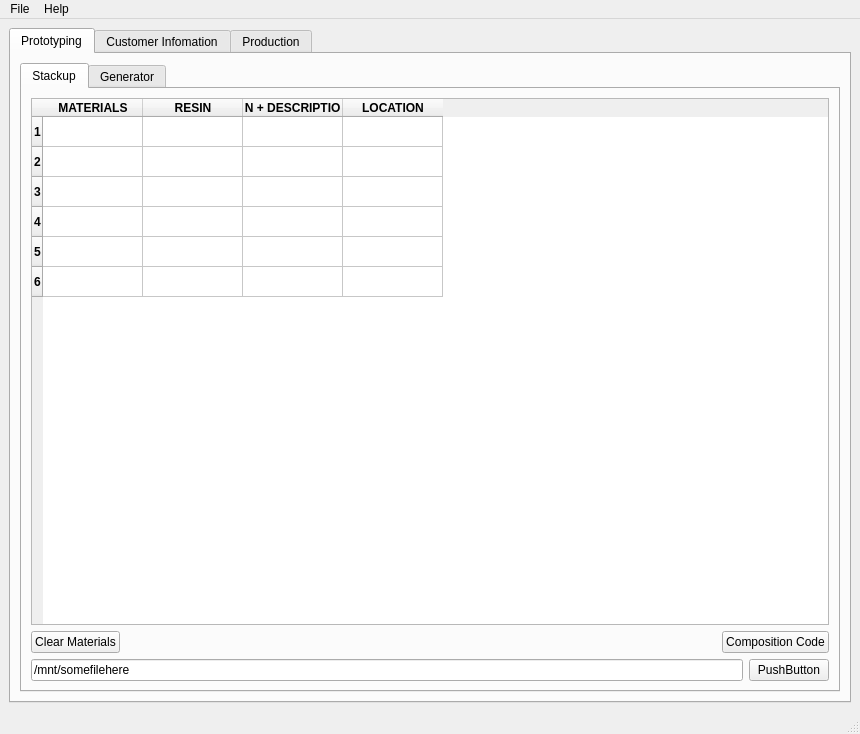
<?xml version="1.0" encoding="UTF-8"?>
<ui version="4.0">
 <class>MainWindow</class>
 <widget class="QMainWindow" name="MainWindow">
  <property name="enabled">
   <bool>true</bool>
  </property>
  <property name="geometry">
   <rect>
    <x>0</x>
    <y>0</y>
    <width>860</width>
    <height>734</height>
   </rect>
  </property>
  <property name="baseSize">
   <size>
    <width>0</width>
    <height>0</height>
   </size>
  </property>
  <property name="windowTitle">
   <string>MainWindow</string>
  </property>
  <widget class="QWidget" name="centralwidget">
   <layout class="QVBoxLayout" name="verticalLayout_12">
    <item>
     <widget class="QTabWidget" name="mainTabWidget">
      <property name="currentIndex">
       <number>0</number>
      </property>
      <widget class="QWidget" name="PrototypingTab">
       <attribute name="title">
        <string>Prototyping</string>
       </attribute>
       <layout class="QVBoxLayout" name="verticalLayout">
        <item>
         <widget class="QTabWidget" name="StackupGeneratorTabWidget">
          <property name="currentIndex">
           <number>0</number>
          </property>
          <widget class="QWidget" name="StackupTab1">
           <attribute name="title">
            <string>Stackup</string>
           </attribute>
           <layout class="QVBoxLayout" name="verticalLayout_3">
            <item>
             <layout class="QHBoxLayout" name="horizontalLayout_2">
              <item>
               <widget class="QTableWidget" name="tableWidget_8">
                <property name="maximumSize">
                 <size>
                  <width>16777215</width>
                  <height>16777215</height>
                 </size>
                </property>
                <property name="sizeIncrement">
                 <size>
                  <width>0</width>
                  <height>0</height>
                 </size>
                </property>
                <property name="baseSize">
                 <size>
                  <width>0</width>
                  <height>0</height>
                 </size>
                </property>
                <property name="layoutDirection">
                 <enum>Qt::LeftToRight</enum>
                </property>
                <property name="autoFillBackground">
                 <bool>false</bool>
                </property>
                <property name="frameShape">
                 <enum>QFrame::StyledPanel</enum>
                </property>
                <property name="sizeAdjustPolicy">
                 <enum>QAbstractScrollArea::AdjustToContents</enum>
                </property>
                <row>
                 <property name="text">
                  <string>1</string>
                 </property>
                 <property name="font">
                  <font>
                   <weight>75</weight>
                   <bold>true</bold>
                  </font>
                 </property>
                </row>
                <row>
                 <property name="text">
                  <string>2</string>
                 </property>
                 <property name="font">
                  <font>
                   <weight>75</weight>
                   <bold>true</bold>
                  </font>
                 </property>
                </row>
                <row>
                 <property name="text">
                  <string>3</string>
                 </property>
                 <property name="font">
                  <font>
                   <weight>75</weight>
                   <bold>true</bold>
                  </font>
                 </property>
                </row>
                <row>
                 <property name="text">
                  <string>4</string>
                 </property>
                 <property name="font">
                  <font>
                   <weight>75</weight>
                   <bold>true</bold>
                  </font>
                 </property>
                </row>
                <row>
                 <property name="text">
                  <string>5</string>
                 </property>
                 <property name="font">
                  <font>
                   <weight>75</weight>
                   <bold>true</bold>
                  </font>
                 </property>
                </row>
                <row>
                 <property name="text">
                  <string>6</string>
                 </property>
                 <property name="font">
                  <font>
                   <weight>75</weight>
                   <bold>true</bold>
                  </font>
                 </property>
                </row>
                <column>
                 <property name="text">
                  <string>MATERIALS</string>
                 </property>
                 <property name="font">
                  <font>
                   <weight>75</weight>
                   <bold>true</bold>
                  </font>
                 </property>
                </column>
                <column>
                 <property name="text">
                  <string>RESIN</string>
                 </property>
                 <property name="font">
                  <font>
                   <weight>75</weight>
                   <bold>true</bold>
                  </font>
                 </property>
                </column>
                <column>
                 <property name="text">
                  <string>PN + DESCRIPTION</string>
                 </property>
                 <property name="font">
                  <font>
                   <weight>75</weight>
                   <bold>true</bold>
                  </font>
                 </property>
                </column>
                <column>
                 <property name="text">
                  <string>LOCATION</string>
                 </property>
                 <property name="font">
                  <font>
                   <weight>75</weight>
                   <bold>true</bold>
                  </font>
                 </property>
                </column>
                <item row="0" column="0">
                 <property name="textAlignment">
                  <set>AlignCenter</set>
                 </property>
                </item>
                <item row="0" column="1">
                 <property name="text">
                  <string/>
                 </property>
                 <property name="textAlignment">
                  <set>AlignCenter</set>
                 </property>
                </item>
               </widget>
              </item>
             </layout>
            </item>
            <item>
             <layout class="QHBoxLayout" name="horizontalLayout_30">
              <property name="spacing">
               <number>10</number>
              </property>
              <item>
               <widget class="QPushButton" name="pushButton_5">
                <property name="text">
                 <string>Clear Materials</string>
                </property>
               </widget>
              </item>
              <item>
               <spacer name="horizontalSpacer">
                <property name="orientation">
                 <enum>Qt::Horizontal</enum>
                </property>
                <property name="sizeHint" stdset="0">
                 <size>
                  <width>40</width>
                  <height>20</height>
                 </size>
                </property>
               </spacer>
              </item>
              <item>
               <widget class="QPushButton" name="pushButton_4">
                <property name="text">
                 <string>Composition Code</string>
                </property>
               </widget>
              </item>
             </layout>
            </item>
            <item>
             <layout class="QHBoxLayout" name="horizontalLayout">
              <item>
               <widget class="QLineEdit" name="lineEdit">
                <property name="text">
                 <string>/mnt/somefilehere</string>
                </property>
               </widget>
              </item>
              <item>
               <widget class="QPushButton" name="pushButton_12">
                <property name="text">
                 <string>PushButton</string>
                </property>
               </widget>
              </item>
             </layout>
            </item>
           </layout>
          </widget>
          <widget class="QWidget" name="GeneratorTab2">
           <attribute name="title">
            <string>Generator</string>
           </attribute>
           <layout class="QVBoxLayout" name="verticalLayout_2">
            <item>
             <widget class="QTableWidget" name="tableWidget">
              <property name="enabled">
               <bool>false</bool>
              </property>
              <property name="maximumSize">
               <size>
                <width>16777215</width>
                <height>130</height>
               </size>
              </property>
              <property name="verticalScrollBarPolicy">
               <enum>Qt::ScrollBarAlwaysOff</enum>
              </property>
              <attribute name="horizontalHeaderDefaultSectionSize">
               <number>1000</number>
              </attribute>
              <row>
               <property name="text">
                <string>Stackup</string>
               </property>
               <property name="font">
                <font>
                 <weight>75</weight>
                 <bold>true</bold>
                </font>
               </property>
               <property name="textAlignment">
                <set>AlignCenter</set>
               </property>
              </row>
              <row>
               <property name="text">
                <string>Number of Plies</string>
               </property>
               <property name="font">
                <font>
                 <weight>75</weight>
                 <bold>true</bold>
                </font>
               </property>
               <property name="textAlignment">
                <set>AlignCenter</set>
               </property>
              </row>
              <row>
               <property name="text">
                <string>Composition Code</string>
               </property>
               <property name="font">
                <font>
                 <weight>75</weight>
                 <bold>true</bold>
                </font>
               </property>
               <property name="textAlignment">
                <set>AlignCenter</set>
               </property>
              </row>
              <column>
               <property name="text">
                <string/>
               </property>
              </column>
             </widget>
            </item>
            <item>
             <widget class="QScrollArea" name="scrollArea_2">
              <property name="widgetResizable">
               <bool>true</bool>
              </property>
              <widget class="QWidget" name="scrollAreaWidgetContents">
               <property name="geometry">
                <rect>
                 <x>0</x>
                 <y>0</y>
                 <width>742</width>
                 <height>413</height>
                </rect>
               </property>
               <layout class="QHBoxLayout" name="horizontalLayout_29">
                <item>
                 <widget class="QTableWidget" name="tableWidget_2">
                  <property name="enabled">
                   <bool>true</bool>
                  </property>
                  <property name="maximumSize">
                   <size>
                    <width>375</width>
                    <height>16777215</height>
                   </size>
                  </property>
                  <row>
                   <property name="text">
                    <string/>
                   </property>
                  </row>
                  <row>
                   <property name="text">
                    <string/>
                   </property>
                  </row>
                  <row>
                   <property name="text">
                    <string/>
                   </property>
                  </row>
                  <row>
                   <property name="text">
                    <string/>
                   </property>
                  </row>
                  <row>
                   <property name="text">
                    <string/>
                   </property>
                  </row>
                  <row>
                   <property name="text">
                    <string/>
                   </property>
                   <property name="font">
                    <font>
                     <kerning>true</kerning>
                    </font>
                   </property>
                  </row>
                  <row>
                   <property name="text">
                    <string/>
                   </property>
                  </row>
                  <row>
                   <property name="text">
                    <string/>
                   </property>
                  </row>
                  <row>
                   <property name="text">
                    <string/>
                   </property>
                  </row>
                  <row>
                   <property name="text">
                    <string/>
                   </property>
                  </row>
                  <row>
                   <property name="text">
                    <string/>
                   </property>
                  </row>
                  <row>
                   <property name="text">
                    <string/>
                   </property>
                  </row>
                  <row>
                   <property name="text">
                    <string/>
                   </property>
                  </row>
                  <row>
                   <property name="text">
                    <string/>
                   </property>
                  </row>
                  <row>
                   <property name="text">
                    <string/>
                   </property>
                  </row>
                  <row>
                   <property name="text">
                    <string/>
                   </property>
                  </row>
                  <column>
                   <property name="text">
                    <string>Material</string>
                   </property>
                   <property name="font">
                    <font>
                     <weight>75</weight>
                     <bold>true</bold>
                    </font>
                   </property>
                  </column>
                  <column>
                   <property name="text">
                    <string>Angle</string>
                   </property>
                   <property name="font">
                    <font>
                     <weight>75</weight>
                     <bold>true</bold>
                    </font>
                   </property>
                  </column>
                  <column>
                   <property name="text">
                    <string>Thickness</string>
                   </property>
                   <property name="font">
                    <font>
                     <weight>75</weight>
                     <bold>true</bold>
                    </font>
                   </property>
                  </column>
                 </widget>
                </item>
                <item>
                 <layout class="QVBoxLayout" name="verticalLayout_5">
                  <item>
                   <widget class="QPushButton" name="pushButton_3">
                    <property name="text">
                     <string>Send to Customer Information</string>
                    </property>
                   </widget>
                  </item>
                  <item>
                   <widget class="QPushButton" name="pushButton_2">
                    <property name="text">
                     <string>Calculate Thickness</string>
                    </property>
                   </widget>
                  </item>
                  <item>
                   <widget class="QPushButton" name="pushButton">
                    <property name="text">
                     <string>Clear Stackup</string>
                    </property>
                   </widget>
                  </item>
                  <item>
                   <spacer name="verticalSpacer">
                    <property name="orientation">
                     <enum>Qt::Vertical</enum>
                    </property>
                    <property name="sizeHint" stdset="0">
                     <size>
                      <width>20</width>
                      <height>40</height>
                     </size>
                    </property>
                   </spacer>
                  </item>
                 </layout>
                </item>
               </layout>
              </widget>
             </widget>
            </item>
           </layout>
          </widget>
         </widget>
        </item>
       </layout>
      </widget>
      <widget class="QWidget" name="CustomerInformation">
       <attribute name="title">
        <string>Customer Infomation</string>
       </attribute>
       <layout class="QVBoxLayout" name="verticalLayout_13">
        <item>
         <layout class="QVBoxLayout" name="verticalLayout_9">
          <item>
           <widget class="QTableWidget" name="tableWidget_3">
            <row>
             <property name="text">
              <string>1</string>
             </property>
            </row>
            <row>
             <property name="text">
              <string>2</string>
             </property>
            </row>
            <row>
             <property name="text">
              <string>3</string>
             </property>
            </row>
            <row>
             <property name="text">
              <string>4</string>
             </property>
            </row>
            <row>
             <property name="text">
              <string>5</string>
             </property>
            </row>
            <row>
             <property name="text">
              <string>6</string>
             </property>
            </row>
            <row>
             <property name="text">
              <string>7</string>
             </property>
            </row>
            <row>
             <property name="text">
              <string>8</string>
             </property>
            </row>
            <row>
             <property name="text">
              <string>9</string>
             </property>
            </row>
            <row>
             <property name="text">
              <string>10</string>
             </property>
            </row>
            <row>
             <property name="text">
              <string>11</string>
             </property>
            </row>
            <row>
             <property name="text">
              <string>12</string>
             </property>
            </row>
            <row>
             <property name="text">
              <string>13</string>
             </property>
            </row>
            <row>
             <property name="text">
              <string>14</string>
             </property>
            </row>
            <row>
             <property name="text">
              <string>15</string>
             </property>
            </row>
            <row>
             <property name="text">
              <string>16</string>
             </property>
            </row>
            <row>
             <property name="text">
              <string>17</string>
             </property>
            </row>
            <row>
             <property name="text">
              <string>18</string>
             </property>
            </row>
            <row>
             <property name="text">
              <string>19</string>
             </property>
            </row>
            <row>
             <property name="text">
              <string>20</string>
             </property>
            </row>
            <column>
             <property name="text">
              <string>Client</string>
             </property>
             <property name="font">
              <font>
               <weight>75</weight>
               <bold>true</bold>
              </font>
             </property>
            </column>
            <column>
             <property name="text">
              <string>Part</string>
             </property>
             <property name="font">
              <font>
               <weight>75</weight>
               <bold>true</bold>
              </font>
             </property>
            </column>
            <column>
             <property name="text">
              <string>Target Parts</string>
             </property>
             <property name="font">
              <font>
               <weight>75</weight>
               <bold>true</bold>
              </font>
             </property>
            </column>
            <column>
             <property name="text">
              <string>Plies</string>
             </property>
             <property name="font">
              <font>
               <weight>75</weight>
               <bold>true</bold>
              </font>
             </property>
            </column>
            <column>
             <property name="text">
              <string>Stackup</string>
             </property>
             <property name="font">
              <font>
               <weight>75</weight>
               <bold>true</bold>
              </font>
             </property>
            </column>
            <column>
             <property name="text">
              <string>Length</string>
             </property>
             <property name="font">
              <font>
               <weight>75</weight>
               <bold>true</bold>
              </font>
             </property>
            </column>
            <column>
             <property name="text">
              <string>Width</string>
             </property>
             <property name="font">
              <font>
               <weight>75</weight>
               <bold>true</bold>
              </font>
             </property>
            </column>
            <column>
             <property name="text">
              <string>Parts/Length</string>
             </property>
             <property name="font">
              <font>
               <weight>75</weight>
               <bold>true</bold>
              </font>
             </property>
            </column>
            <column>
             <property name="text">
              <string>Parts/Width</string>
             </property>
             <property name="font">
              <font>
               <weight>75</weight>
               <bold>true</bold>
              </font>
             </property>
            </column>
            <column>
             <property name="text">
              <string>Length Margin</string>
             </property>
             <property name="font">
              <font>
               <weight>75</weight>
               <bold>true</bold>
              </font>
             </property>
            </column>
            <column>
             <property name="text">
              <string>Width Margin</string>
             </property>
             <property name="font">
              <font>
               <weight>75</weight>
               <bold>true</bold>
              </font>
             </property>
            </column>
            <column>
             <property name="text">
              <string>Panel Length</string>
             </property>
             <property name="font">
              <font>
               <weight>75</weight>
               <bold>true</bold>
              </font>
             </property>
            </column>
            <column>
             <property name="text">
              <string>Panel Width</string>
             </property>
             <property name="font">
              <font>
               <weight>75</weight>
               <bold>true</bold>
              </font>
             </property>
            </column>
            <column>
             <property name="text">
              <string>Compostion Code</string>
             </property>
             <property name="font">
              <font>
               <weight>75</weight>
               <bold>true</bold>
              </font>
             </property>
            </column>
            <column>
             <property name="text">
              <string>Lamination Time </string>
             </property>
             <property name="font">
              <font>
               <weight>75</weight>
               <bold>true</bold>
              </font>
             </property>
            </column>
            <column>
             <property name="text">
              <string>Lamination Temp</string>
             </property>
             <property name="font">
              <font>
               <weight>75</weight>
               <bold>true</bold>
              </font>
             </property>
            </column>
           </widget>
          </item>
         </layout>
        </item>
        <item>
         <layout class="QHBoxLayout" name="horizontalLayout_14">
          <item>
           <spacer name="horizontalSpacer_3">
            <property name="orientation">
             <enum>Qt::Horizontal</enum>
            </property>
            <property name="sizeHint" stdset="0">
             <size>
              <width>40</width>
              <height>20</height>
             </size>
            </property>
           </spacer>
          </item>
          <item>
           <layout class="QVBoxLayout" name="verticalLayout_10">
            <item>
             <widget class="QLabel" name="label">
              <property name="font">
               <font>
                <weight>75</weight>
                <bold>true</bold>
               </font>
              </property>
              <property name="text">
               <string>Prototyping</string>
              </property>
              <property name="alignment">
               <set>Qt::AlignCenter</set>
              </property>
             </widget>
            </item>
            <item>
             <widget class="QPushButton" name="pushButton_8">
              <property name="text">
               <string>Calculate Dimensions</string>
              </property>
             </widget>
            </item>
            <item>
             <widget class="QPushButton" name="pushButton_7">
              <property name="text">
               <string>Generate Production Template</string>
              </property>
             </widget>
            </item>
            <item>
             <widget class="QPushButton" name="pushButton_6">
              <property name="text">
               <string>Send to Database</string>
              </property>
             </widget>
            </item>
            <item>
             <spacer name="verticalSpacer_2">
              <property name="orientation">
               <enum>Qt::Vertical</enum>
              </property>
              <property name="sizeHint" stdset="0">
               <size>
                <width>20</width>
                <height>40</height>
               </size>
              </property>
             </spacer>
            </item>
           </layout>
          </item>
          <item>
           <spacer name="horizontalSpacer_2">
            <property name="orientation">
             <enum>Qt::Horizontal</enum>
            </property>
            <property name="sizeHint" stdset="0">
             <size>
              <width>40</width>
              <height>20</height>
             </size>
            </property>
           </spacer>
          </item>
          <item>
           <layout class="QVBoxLayout" name="verticalLayout_11">
            <item>
             <widget class="QLabel" name="label_2">
              <property name="font">
               <font>
                <weight>75</weight>
                <italic>false</italic>
                <bold>true</bold>
               </font>
              </property>
              <property name="text">
               <string>Production</string>
              </property>
              <property name="alignment">
               <set>Qt::AlignCenter</set>
              </property>
             </widget>
            </item>
            <item>
             <widget class="QPushButton" name="pushButton_11">
              <property name="text">
               <string>Find Product</string>
              </property>
             </widget>
            </item>
            <item>
             <widget class="QPushButton" name="pushButton_10">
              <property name="text">
               <string>Generate Production Template</string>
              </property>
             </widget>
            </item>
            <item>
             <widget class="QPushButton" name="pushButton_9">
              <property name="text">
               <string>Send to PDF</string>
              </property>
             </widget>
            </item>
            <item>
             <spacer name="verticalSpacer_3">
              <property name="orientation">
               <enum>Qt::Vertical</enum>
              </property>
              <property name="sizeHint" stdset="0">
               <size>
                <width>20</width>
                <height>40</height>
               </size>
              </property>
             </spacer>
            </item>
           </layout>
          </item>
          <item>
           <spacer name="horizontalSpacer_4">
            <property name="orientation">
             <enum>Qt::Horizontal</enum>
            </property>
            <property name="sizeHint" stdset="0">
             <size>
              <width>40</width>
              <height>20</height>
             </size>
            </property>
           </spacer>
          </item>
         </layout>
        </item>
       </layout>
      </widget>
      <widget class="QWidget" name="Production">
       <attribute name="title">
        <string>Production</string>
       </attribute>
       <layout class="QVBoxLayout" name="verticalLayout_14">
        <item>
         <widget class="QTabWidget" name="tabWidget">
          <property name="currentIndex">
           <number>1</number>
          </property>
          <widget class="QWidget" name="tab">
           <attribute name="title">
            <string>Initial Cuts</string>
           </attribute>
           <layout class="QVBoxLayout" name="verticalLayout_15">
            <item>
             <widget class="QTableWidget" name="tableWidget_4">
              <row>
               <property name="text">
                <string>1</string>
               </property>
              </row>
              <row>
               <property name="text">
                <string>2</string>
               </property>
              </row>
              <row>
               <property name="text">
                <string>3</string>
               </property>
              </row>
              <row>
               <property name="text">
                <string>4</string>
               </property>
              </row>
              <row>
               <property name="text">
                <string>5</string>
               </property>
              </row>
              <row>
               <property name="text">
                <string>6</string>
               </property>
              </row>
              <row>
               <property name="text">
                <string>7</string>
               </property>
              </row>
              <row>
               <property name="text">
                <string>8</string>
               </property>
              </row>
              <row>
               <property name="text">
                <string>9</string>
               </property>
              </row>
              <row>
               <property name="text">
                <string>10</string>
               </property>
              </row>
              <row>
               <property name="text">
                <string>11</string>
               </property>
              </row>
              <row>
               <property name="text">
                <string>12</string>
               </property>
              </row>
              <row>
               <property name="text">
                <string>13</string>
               </property>
              </row>
              <row>
               <property name="text">
                <string>14</string>
               </property>
              </row>
              <row>
               <property name="text">
                <string>15</string>
               </property>
              </row>
              <row>
               <property name="text">
                <string>16</string>
               </property>
              </row>
              <row>
               <property name="text">
                <string>17</string>
               </property>
              </row>
              <row>
               <property name="text">
                <string>18</string>
               </property>
              </row>
              <row>
               <property name="text">
                <string>19</string>
               </property>
              </row>
              <row>
               <property name="text">
                <string>20</string>
               </property>
              </row>
              <column>
               <property name="text">
                <string>PN</string>
               </property>
              </column>
              <column>
               <property name="text">
                <string>Instructions</string>
               </property>
              </column>
              <column>
               <property name="text">
                <string>Angle</string>
               </property>
              </column>
              <column>
               <property name="text">
                <string>Length</string>
               </property>
              </column>
              <column>
               <property name="text">
                <string>Target</string>
               </property>
              </column>
              <column>
               <property name="text">
                <string>Material Description</string>
               </property>
              </column>
              <column>
               <property name="text">
                <string>Location</string>
               </property>
              </column>
              <column>
               <property name="text">
                <string>KPI</string>
               </property>
              </column>
              <column>
               <property name="text">
                <string>Initials</string>
               </property>
              </column>
              <column>
               <property name="text">
                <string>Notes</string>
               </property>
              </column>
             </widget>
            </item>
           </layout>
          </widget>
          <widget class="QWidget" name="tab_2">
           <attribute name="title">
            <string>Welding</string>
           </attribute>
           <layout class="QVBoxLayout" name="verticalLayout_16">
            <item>
             <widget class="QTableWidget" name="tableWidget_5">
              <row>
               <property name="text">
                <string>1</string>
               </property>
              </row>
              <row>
               <property name="text">
                <string>2</string>
               </property>
              </row>
              <row>
               <property name="text">
                <string>3</string>
               </property>
              </row>
              <row>
               <property name="text">
                <string>4</string>
               </property>
              </row>
              <row>
               <property name="text">
                <string>5</string>
               </property>
              </row>
              <row>
               <property name="text">
                <string>6</string>
               </property>
              </row>
              <row>
               <property name="text">
                <string>7</string>
               </property>
              </row>
              <row>
               <property name="text">
                <string>8</string>
               </property>
              </row>
              <row>
               <property name="text">
                <string>9</string>
               </property>
              </row>
              <row>
               <property name="text">
                <string>10</string>
               </property>
              </row>
              <row>
               <property name="text">
                <string>11</string>
               </property>
              </row>
              <row>
               <property name="text">
                <string>12</string>
               </property>
              </row>
              <row>
               <property name="text">
                <string>13</string>
               </property>
              </row>
              <row>
               <property name="text">
                <string>14</string>
               </property>
              </row>
              <row>
               <property name="text">
                <string>15</string>
               </property>
              </row>
              <row>
               <property name="text">
                <string>16</string>
               </property>
              </row>
              <row>
               <property name="text">
                <string>17</string>
               </property>
              </row>
              <row>
               <property name="text">
                <string>18</string>
               </property>
              </row>
              <row>
               <property name="text">
                <string>19</string>
               </property>
              </row>
              <row>
               <property name="text">
                <string>20</string>
               </property>
              </row>
              <column>
               <property name="text">
                <string>PN</string>
               </property>
              </column>
              <column>
               <property name="text">
                <string>Instructions</string>
               </property>
              </column>
              <column>
               <property name="text">
                <string>Angle</string>
               </property>
              </column>
              <column>
               <property name="text">
                <string>Target</string>
               </property>
              </column>
              <column>
               <property name="text">
                <string>KPI</string>
               </property>
              </column>
              <column>
               <property name="text">
                <string>Initials</string>
               </property>
              </column>
              <column>
               <property name="text">
                <string>Notes</string>
               </property>
              </column>
             </widget>
            </item>
           </layout>
          </widget>
          <widget class="QWidget" name="tab_3">
           <attribute name="title">
            <string>Secondary Cuts</string>
           </attribute>
           <layout class="QVBoxLayout" name="verticalLayout_17">
            <item>
             <widget class="QTableWidget" name="tableWidget_6">
              <row>
               <property name="text">
                <string>1</string>
               </property>
              </row>
              <row>
               <property name="text">
                <string>2</string>
               </property>
              </row>
              <row>
               <property name="text">
                <string>3</string>
               </property>
              </row>
              <row>
               <property name="text">
                <string>4</string>
               </property>
              </row>
              <row>
               <property name="text">
                <string>5</string>
               </property>
              </row>
              <row>
               <property name="text">
                <string>6</string>
               </property>
              </row>
              <row>
               <property name="text">
                <string>7</string>
               </property>
              </row>
              <row>
               <property name="text">
                <string>8</string>
               </property>
              </row>
              <row>
               <property name="text">
                <string>9</string>
               </property>
              </row>
              <row>
               <property name="text">
                <string>10</string>
               </property>
              </row>
              <row>
               <property name="text">
                <string>11</string>
               </property>
              </row>
              <row>
               <property name="text">
                <string>12</string>
               </property>
              </row>
              <row>
               <property name="text">
                <string>13</string>
               </property>
              </row>
              <row>
               <property name="text">
                <string>14</string>
               </property>
              </row>
              <row>
               <property name="text">
                <string>15</string>
               </property>
              </row>
              <row>
               <property name="text">
                <string>16</string>
               </property>
              </row>
              <row>
               <property name="text">
                <string>17</string>
               </property>
              </row>
              <row>
               <property name="text">
                <string>18</string>
               </property>
              </row>
              <row>
               <property name="text">
                <string>19</string>
               </property>
              </row>
              <row>
               <property name="text">
                <string>20</string>
               </property>
              </row>
              <column>
               <property name="text">
                <string>PN</string>
               </property>
              </column>
              <column>
               <property name="text">
                <string>Instructions</string>
               </property>
              </column>
              <column>
               <property name="text">
                <string>Angle</string>
               </property>
              </column>
              <column>
               <property name="text">
                <string>Length</string>
               </property>
              </column>
              <column>
               <property name="text">
                <string>Target</string>
               </property>
              </column>
              <column>
               <property name="text">
                <string>KPI</string>
               </property>
              </column>
              <column>
               <property name="text">
                <string>Initials</string>
               </property>
              </column>
              <column>
               <property name="text">
                <string>Notes</string>
               </property>
              </column>
             </widget>
            </item>
           </layout>
          </widget>
          <widget class="QWidget" name="tab_4">
           <attribute name="title">
            <string>Lamination</string>
           </attribute>
           <layout class="QVBoxLayout" name="verticalLayout_18">
            <item>
             <widget class="QTableWidget" name="tableWidget_7">
              <row>
               <property name="text">
                <string>1</string>
               </property>
              </row>
              <row>
               <property name="text">
                <string>2</string>
               </property>
              </row>
              <row>
               <property name="text">
                <string>3</string>
               </property>
              </row>
              <row>
               <property name="text">
                <string>4</string>
               </property>
              </row>
              <row>
               <property name="text">
                <string>5</string>
               </property>
              </row>
              <row>
               <property name="text">
                <string>6</string>
               </property>
              </row>
              <row>
               <property name="text">
                <string>7</string>
               </property>
              </row>
              <row>
               <property name="text">
                <string>8</string>
               </property>
              </row>
              <row>
               <property name="text">
                <string>9</string>
               </property>
              </row>
              <row>
               <property name="text">
                <string>10</string>
               </property>
              </row>
              <row>
               <property name="text">
                <string>11</string>
               </property>
              </row>
              <row>
               <property name="text">
                <string>12</string>
               </property>
              </row>
              <row>
               <property name="text">
                <string>13</string>
               </property>
              </row>
              <row>
               <property name="text">
                <string>14</string>
               </property>
              </row>
              <row>
               <property name="text">
                <string>15</string>
               </property>
              </row>
              <row>
               <property name="text">
                <string>16</string>
               </property>
              </row>
              <row>
               <property name="text">
                <string>17</string>
               </property>
              </row>
              <row>
               <property name="text">
                <string>18</string>
               </property>
              </row>
              <row>
               <property name="text">
                <string>19</string>
               </property>
              </row>
              <row>
               <property name="text">
                <string>20</string>
               </property>
              </row>
              <column>
               <property name="text">
                <string>Target Panels</string>
               </property>
              </column>
              <column>
               <property name="text">
                <string>Plies</string>
               </property>
              </column>
              <column>
               <property name="text">
                <string>Stackup</string>
               </property>
              </column>
              <column>
               <property name="text">
                <string>Materials</string>
               </property>
              </column>
              <column>
               <property name="text">
                <string>Temperature</string>
               </property>
              </column>
              <column>
               <property name="text">
                <string>Time</string>
               </property>
              </column>
              <column>
               <property name="text">
                <string>Initials</string>
               </property>
              </column>
              <column>
               <property name="text">
                <string>Notes</string>
               </property>
              </column>
             </widget>
            </item>
           </layout>
          </widget>
         </widget>
        </item>
       </layout>
      </widget>
     </widget>
    </item>
   </layout>
  </widget>
  <widget class="QMenuBar" name="menubar">
   <property name="geometry">
    <rect>
     <x>0</x>
     <y>0</y>
     <width>860</width>
     <height>24</height>
    </rect>
   </property>
   <widget class="QMenu" name="menuT">
    <property name="title">
     <string>File</string>
    </property>
    <addaction name="actionNew"/>
    <addaction name="actionOpen"/>
   </widget>
   <widget class="QMenu" name="menuHelp">
    <property name="title">
     <string>Help</string>
    </property>
   </widget>
   <addaction name="menuT"/>
   <addaction name="menuHelp"/>
  </widget>
  <widget class="QStatusBar" name="statusbar"/>
  <action name="actionNew">
   <property name="text">
    <string>New</string>
   </property>
  </action>
  <action name="actionOpen">
   <property name="text">
    <string>Open</string>
   </property>
  </action>
 </widget>
 <resources/>
 <connections/>
</ui>
